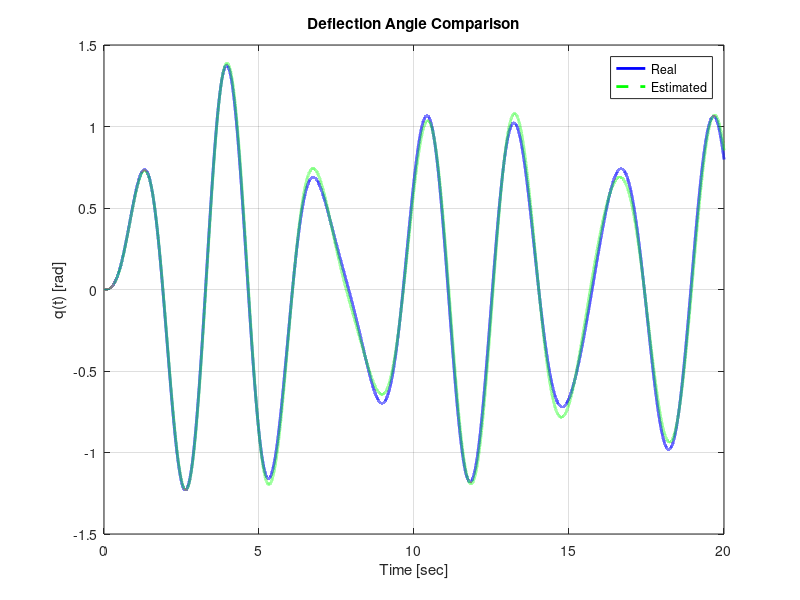
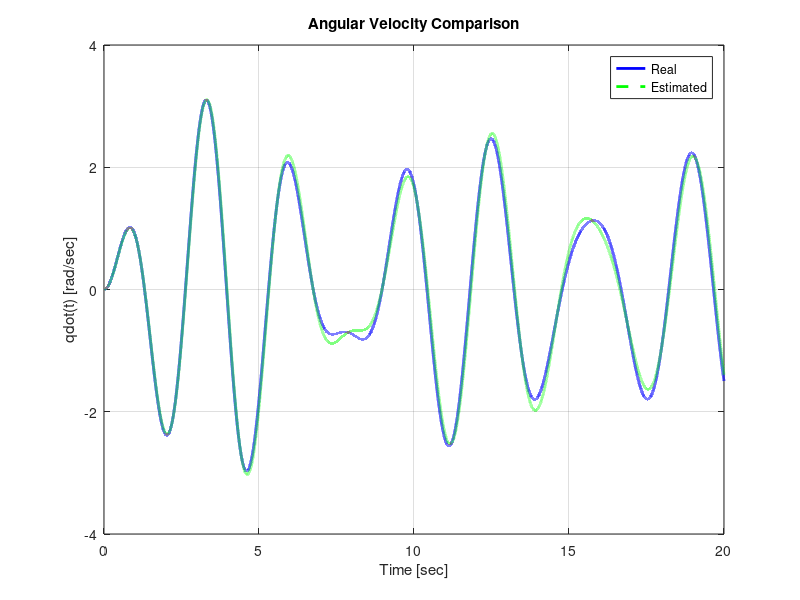
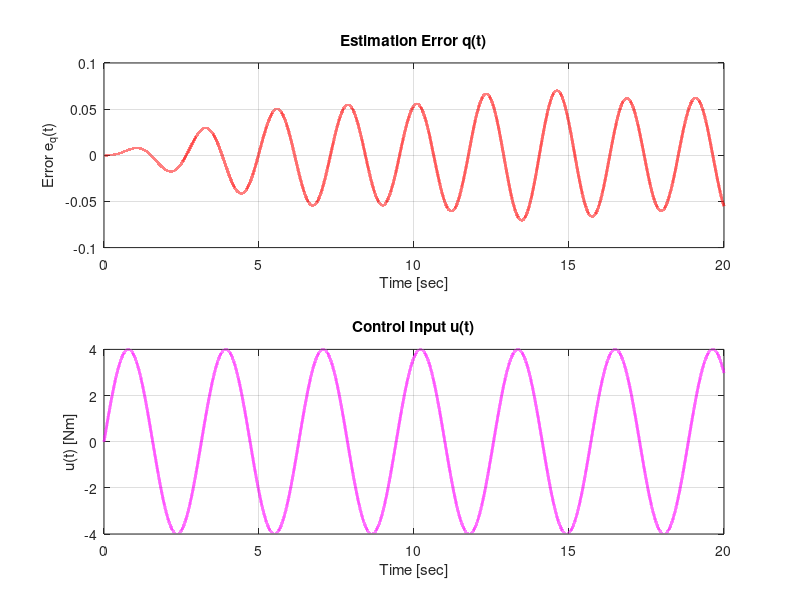

MATLAB code to generate these figures, in order:
clc; clear; close all;

m = 0.75;
L = 1.25;
c = 0.15;
g = 9.81;
A0 = 4;
omega = 2;

A = [0 1; -g/L -c/(m*L^2)];
B = [0; 1/(m*L^2)];

Ts = 0.1;
t_sim = 0:Ts:20;
dt = 1e-4;
t_cont = 0:dt:20;

u = @(t) A0 * sin(omega * t);
xdot = @(t, x) A*x + B*u(t);
[t_cont, X] = ode45(xdot, t_cont, [0; 0]);

q = X(:,1);
qdot = X(:,2);

% add custom function
q_samples = interp1(t_cont, q, t_sim);
qdot_samples = interp1(t_cont, qdot, t_sim);
qddot_samples = gradient(qdot_samples, Ts);
u_samples = u(t_sim);

Phi = [-q_samples', -qdot_samples', u_samples']; % Regression matrix
y = qddot_samples'; % Observed acceleration

% Parameter estimation
theta = (Phi' * Phi) \ (Phi' * y);

L_est = g / theta(1);
mL2_est = 1 / theta(3);
c_est = theta(2) * mL2_est;
m_est = mL2_est / (L_est^2);

fprintf('Parameter Estimation:\n');
fprintf('L_est = %.4f m\n', L_est);
fprintf('m_est = %.4f kg\n', m_est);
fprintf('c_est = %.4f Nm/sec\n', c_est);

A_est = [0 1; -g/L_est -c_est/(m_est*L_est^2)];
B_est = [0; 1/(m_est*L_est^2)];
dxdt_est = @(t, x) A_est*x + B_est*u(t);
[t_cont, X_est] = ode45(dxdt_est, t_cont, [0; 0]);

q_est = X_est(:,1);
qdot_est = X_est(:,2);

error_est = q - q_est;

figure;
plot(t_cont, q, 'b', 'LineWidth', 2); hold on;
plot(t_cont, q_est, 'g--', 'LineWidth', 2);
xlabel('Time [sec]'); ylabel('q(t) [rad]');
legend('Real', 'Estimated');
title('Deflection Angle Comparison');
grid on;

figure;
plot(t_cont, qdot, 'b', 'LineWidth', 2); hold on;
plot(t_cont, qdot_est, 'g--', 'LineWidth', 2);
xlabel('Time [sec]'); ylabel('qdot(t) [rad/sec]');
legend('Real', 'Estimated');
title('Angular Velocity Comparison');
grid on;

figure;
subplot(2,1,1);
plot(t_cont, error_est, 'r', 'LineWidth', 2);
xlabel('Time [sec]'); ylabel('Error e_q(t)');
title('Estimation Error q(t)');
grid on;

subplot(2,1,2);
plot(t_cont, u(t_cont), 'm', 'LineWidth', 2);
xlabel('Time [sec]'); ylabel('u(t) [Nm]');
title('Control Input u(t)');
grid on;


% ========================
% Estimation with only q(t) and u(t)
% ========================
Phi2 = [q_samples(2:end-1)' q_samples(1:end-2)' u_samples(2:end-1)'];
y2 = q_samples(3:end)';

theta2 = (Phi2' * Phi2) \ (Phi2' * y2);

fprintf('\nEstimation with only q(t) and u(t):\n');
fprintf('L_est2 = %.4f m\n', g/theta2(1));


